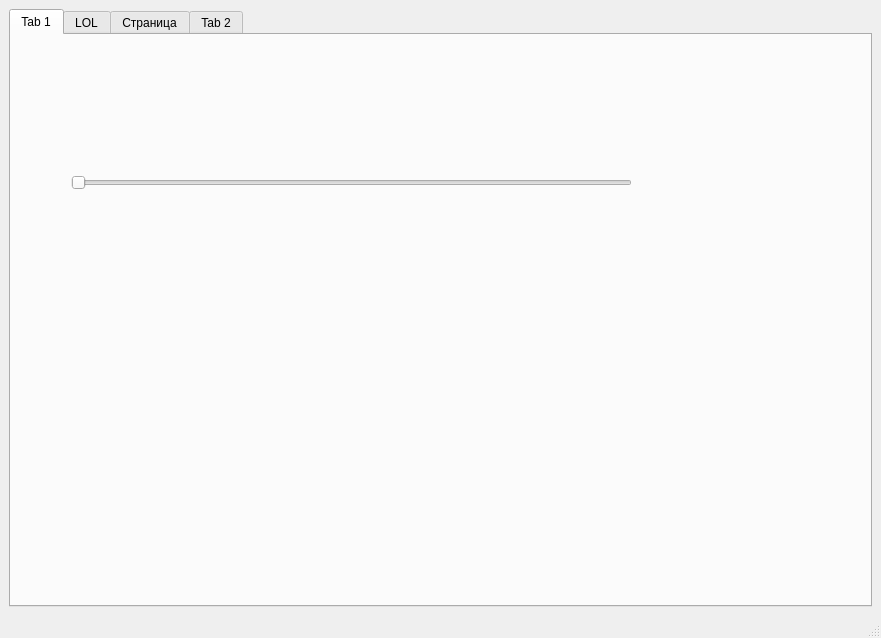
<?xml version="1.0" encoding="UTF-8"?>
<ui version="4.0">
 <class>tabsexample</class>
 <widget class="QMainWindow" name="tabsexample">
  <property name="geometry">
   <rect>
    <x>0</x>
    <y>0</y>
    <width>881</width>
    <height>638</height>
   </rect>
  </property>
  <property name="windowTitle">
   <string>tabsexample</string>
  </property>
  <widget class="QWidget" name="centralwidget">
   <layout class="QVBoxLayout" name="verticalLayout">
    <item>
     <widget class="QTabWidget" name="tabWidget">
      <property name="currentIndex">
       <number>0</number>
      </property>
      <widget class="QWidget" name="tab">
       <attribute name="title">
        <string>Tab 1</string>
       </attribute>
       <widget class="QSlider" name="horizontalSlider">
        <property name="geometry">
         <rect>
          <x>60</x>
          <y>140</y>
          <width>561</width>
          <height>16</height>
         </rect>
        </property>
        <property name="orientation">
         <enum>Qt::Horizontal</enum>
        </property>
       </widget>
      </widget>
      <widget class="QWidget" name="tab_4">
       <attribute name="title">
        <string>LOL</string>
       </attribute>
      </widget>
      <widget class="QWidget" name="tab_3">
       <attribute name="title">
        <string>Страница</string>
       </attribute>
       <widget class="QCalendarWidget" name="calendarWidget">
        <property name="geometry">
         <rect>
          <x>120</x>
          <y>90</y>
          <width>161</width>
          <height>149</height>
         </rect>
        </property>
       </widget>
      </widget>
      <widget class="QWidget" name="tab_2">
       <attribute name="title">
        <string>Tab 2</string>
       </attribute>
       <widget class="QProgressBar" name="progressBar">
        <property name="geometry">
         <rect>
          <x>80</x>
          <y>180</y>
          <width>641</width>
          <height>23</height>
         </rect>
        </property>
        <property name="value">
         <number>24</number>
        </property>
       </widget>
      </widget>
     </widget>
    </item>
   </layout>
  </widget>
  <widget class="QMenuBar" name="menubar">
   <property name="geometry">
    <rect>
     <x>0</x>
     <y>0</y>
     <width>881</width>
     <height>19</height>
    </rect>
   </property>
  </widget>
  <widget class="QStatusBar" name="statusbar"/>
 </widget>
 <resources/>
 <connections/>
</ui>
